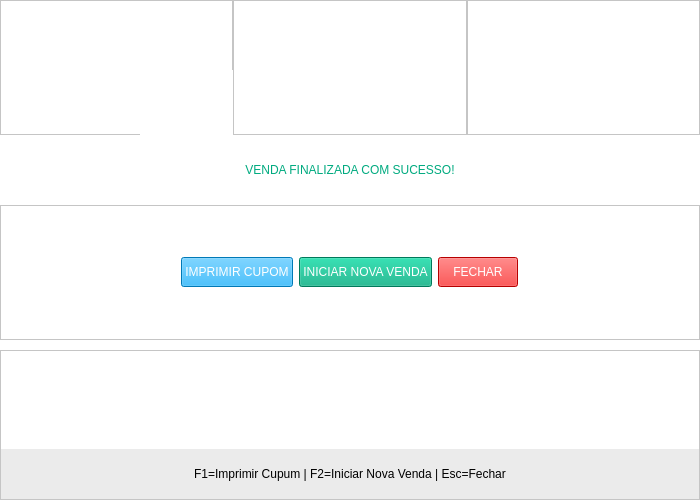
<?xml version="1.0" encoding="UTF-8"?>
<ui version="4.0">
 <class>MainWindow</class>
 <widget class="QMainWindow" name="MainWindow">
  <property name="geometry">
   <rect>
    <x>0</x>
    <y>0</y>
    <width>700</width>
    <height>500</height>
   </rect>
  </property>
  <property name="minimumSize">
   <size>
    <width>700</width>
    <height>500</height>
   </size>
  </property>
  <property name="maximumSize">
   <size>
    <width>1100</width>
    <height>500</height>
   </size>
  </property>
  <property name="windowTitle">
   <string>MainWindow</string>
  </property>
  <property name="styleSheet">
   <string notr="true">background-color: rgb(240, 240, 240);</string>
  </property>
  <widget class="QWidget" name="centralwidget">
   <property name="minimumSize">
    <size>
     <width>700</width>
     <height>0</height>
    </size>
   </property>
   <layout class="QVBoxLayout" name="verticalLayout">
    <property name="leftMargin">
     <number>0</number>
    </property>
    <property name="topMargin">
     <number>0</number>
    </property>
    <property name="rightMargin">
     <number>0</number>
    </property>
    <property name="bottomMargin">
     <number>0</number>
    </property>
    <item>
     <widget class="QFrame" name="frame">
      <property name="styleSheet">
       <string notr="true">background-color: rgb(255, 255, 255);</string>
      </property>
      <property name="frameShape">
       <enum>QFrame::NoFrame</enum>
      </property>
      <property name="frameShadow">
       <enum>QFrame::Raised</enum>
      </property>
      <layout class="QVBoxLayout" name="verticalLayout_3">
       <property name="spacing">
        <number>10</number>
       </property>
       <property name="leftMargin">
        <number>0</number>
       </property>
       <property name="topMargin">
        <number>0</number>
       </property>
       <property name="rightMargin">
        <number>0</number>
       </property>
       <property name="bottomMargin">
        <number>0</number>
       </property>
       <item>
        <widget class="QFrame" name="frame_2">
         <property name="styleSheet">
          <string notr="true">background-color: rgb(255, 255, 255);</string>
         </property>
         <property name="frameShape">
          <enum>QFrame::NoFrame</enum>
         </property>
         <property name="frameShadow">
          <enum>QFrame::Raised</enum>
         </property>
         <layout class="QGridLayout" name="gridLayout">
          <property name="leftMargin">
           <number>0</number>
          </property>
          <property name="topMargin">
           <number>0</number>
          </property>
          <property name="rightMargin">
           <number>0</number>
          </property>
          <property name="bottomMargin">
           <number>0</number>
          </property>
          <property name="spacing">
           <number>0</number>
          </property>
          <item row="0" column="0">
           <widget class="QFrame" name="frame_9">
            <property name="frameShape">
             <enum>QFrame::StyledPanel</enum>
            </property>
            <property name="frameShadow">
             <enum>QFrame::Raised</enum>
            </property>
            <widget class="QLabel" name="Lb_Imagem">
             <property name="geometry">
              <rect>
               <x>140</x>
               <y>70</y>
               <width>700</width>
               <height>336</height>
              </rect>
             </property>
             <property name="text">
              <string/>
             </property>
             <property name="textFormat">
              <enum>Qt::AutoText</enum>
             </property>
             <property name="pixmap">
              <pixmap>../../img/VENDA.png</pixmap>
             </property>
             <property name="scaledContents">
              <bool>false</bool>
             </property>
             <property name="alignment">
              <set>Qt::AlignCenter</set>
             </property>
             <property name="wordWrap">
              <bool>false</bool>
             </property>
             <property name="margin">
              <number>0</number>
             </property>
             <property name="openExternalLinks">
              <bool>false</bool>
             </property>
             <property name="textInteractionFlags">
              <set>Qt::NoTextInteraction</set>
             </property>
            </widget>
           </widget>
          </item>
          <item row="0" column="1">
           <widget class="QFrame" name="frame_10">
            <property name="frameShape">
             <enum>QFrame::StyledPanel</enum>
            </property>
            <property name="frameShadow">
             <enum>QFrame::Raised</enum>
            </property>
            <layout class="QGridLayout" name="gridLayout_4">
             <item row="0" column="0">
              <widget class="QLabel" name="Lb_Imagem_2">
               <property name="text">
                <string/>
               </property>
               <property name="textFormat">
                <enum>Qt::AutoText</enum>
               </property>
               <property name="pixmap">
                <pixmap>../../img/VENDA.png</pixmap>
               </property>
               <property name="scaledContents">
                <bool>false</bool>
               </property>
               <property name="alignment">
                <set>Qt::AlignCenter</set>
               </property>
               <property name="wordWrap">
                <bool>false</bool>
               </property>
               <property name="margin">
                <number>0</number>
               </property>
               <property name="openExternalLinks">
                <bool>false</bool>
               </property>
               <property name="textInteractionFlags">
                <set>Qt::NoTextInteraction</set>
               </property>
              </widget>
             </item>
            </layout>
           </widget>
          </item>
          <item row="0" column="2">
           <widget class="QFrame" name="frame_11">
            <property name="frameShape">
             <enum>QFrame::StyledPanel</enum>
            </property>
            <property name="frameShadow">
             <enum>QFrame::Raised</enum>
            </property>
           </widget>
          </item>
         </layout>
        </widget>
       </item>
       <item>
        <widget class="QFrame" name="frame_3">
         <property name="maximumSize">
          <size>
           <width>16777215</width>
           <height>50</height>
          </size>
         </property>
         <property name="frameShape">
          <enum>QFrame::NoFrame</enum>
         </property>
         <property name="frameShadow">
          <enum>QFrame::Raised</enum>
         </property>
         <layout class="QGridLayout" name="gridLayout_2">
          <property name="leftMargin">
           <number>0</number>
          </property>
          <property name="topMargin">
           <number>0</number>
          </property>
          <property name="rightMargin">
           <number>0</number>
          </property>
          <property name="bottomMargin">
           <number>0</number>
          </property>
          <property name="spacing">
           <number>0</number>
          </property>
          <item row="0" column="0">
           <widget class="QLabel" name="label">
            <property name="styleSheet">
             <string notr="true">background-color: rgb(255, 255, 255);
font: 57 italic 12pt &quot;Roboto&quot;;
color: rgb(0, 170, 127);</string>
            </property>
            <property name="text">
             <string>VENDA FINALIZADA COM SUCESSO!</string>
            </property>
            <property name="alignment">
             <set>Qt::AlignCenter</set>
            </property>
           </widget>
          </item>
         </layout>
        </widget>
       </item>
       <item>
        <widget class="QFrame" name="frame_4">
         <property name="frameShape">
          <enum>QFrame::NoFrame</enum>
         </property>
         <property name="frameShadow">
          <enum>QFrame::Raised</enum>
         </property>
         <layout class="QHBoxLayout" name="horizontalLayout">
          <property name="spacing">
           <number>0</number>
          </property>
          <property name="leftMargin">
           <number>0</number>
          </property>
          <property name="topMargin">
           <number>0</number>
          </property>
          <property name="rightMargin">
           <number>0</number>
          </property>
          <property name="bottomMargin">
           <number>0</number>
          </property>
          <item>
           <widget class="QFrame" name="frame_7">
            <property name="styleSheet">
             <string notr="true">background-color: rgb(255, 255, 255);</string>
            </property>
            <property name="frameShape">
             <enum>QFrame::StyledPanel</enum>
            </property>
            <property name="frameShadow">
             <enum>QFrame::Raised</enum>
            </property>
            <layout class="QVBoxLayout" name="verticalLayout_2">
             <property name="spacing">
              <number>0</number>
             </property>
             <property name="leftMargin">
              <number>0</number>
             </property>
             <property name="topMargin">
              <number>0</number>
             </property>
             <property name="rightMargin">
              <number>0</number>
             </property>
             <property name="bottomMargin">
              <number>0</number>
             </property>
             <item>
              <widget class="QFrame" name="frame_5">
               <property name="minimumSize">
                <size>
                 <width>0</width>
                 <height>50</height>
                </size>
               </property>
               <property name="frameShape">
                <enum>QFrame::NoFrame</enum>
               </property>
               <property name="frameShadow">
                <enum>QFrame::Raised</enum>
               </property>
               <layout class="QHBoxLayout" name="horizontalLayout_2">
                <item>
                 <spacer name="horizontalSpacer_2">
                  <property name="orientation">
                   <enum>Qt::Horizontal</enum>
                  </property>
                  <property name="sizeHint" stdset="0">
                   <size>
                    <width>332</width>
                    <height>20</height>
                   </size>
                  </property>
                 </spacer>
                </item>
                <item>
                 <widget class="QPushButton" name="Bt_Imprimir">
                  <property name="minimumSize">
                   <size>
                    <width>0</width>
                    <height>30</height>
                   </size>
                  </property>
                  <property name="styleSheet">
                   <string notr="true">background-color: rgb(0, 170, 255);
font: 75 10pt &quot;Arial&quot;;
color: rgb(255, 255, 255);</string>
                  </property>
                  <property name="text">
                   <string>IMPRIMIR CUPOM</string>
                  </property>
                 </widget>
                </item>
                <item>
                 <widget class="QPushButton" name="Bt_NovaVenda">
                  <property name="minimumSize">
                   <size>
                    <width>0</width>
                    <height>30</height>
                   </size>
                  </property>
                  <property name="styleSheet">
                   <string notr="true">background-color: rgb(0, 170, 127);
font: 75 10pt &quot;Arial&quot;;
color: rgb(255, 255, 255);</string>
                  </property>
                  <property name="text">
                   <string>INICIAR NOVA VENDA</string>
                  </property>
                 </widget>
                </item>
                <item>
                 <widget class="QPushButton" name="Bt_Cancela_venda">
                  <property name="minimumSize">
                   <size>
                    <width>0</width>
                    <height>30</height>
                   </size>
                  </property>
                  <property name="styleSheet">
                   <string notr="true">background-color: rgb(255, 0, 0);
font: 75 10pt &quot;Arial&quot;;
color: rgb(255, 255, 255);</string>
                  </property>
                  <property name="text">
                   <string>FECHAR</string>
                  </property>
                 </widget>
                </item>
                <item>
                 <spacer name="horizontalSpacer">
                  <property name="orientation">
                   <enum>Qt::Horizontal</enum>
                  </property>
                  <property name="sizeHint" stdset="0">
                   <size>
                    <width>332</width>
                    <height>20</height>
                   </size>
                  </property>
                 </spacer>
                </item>
               </layout>
              </widget>
             </item>
            </layout>
           </widget>
          </item>
         </layout>
        </widget>
       </item>
       <item>
        <widget class="QFrame" name="frame_8">
         <property name="maximumSize">
          <size>
           <width>16777215</width>
           <height>150</height>
          </size>
         </property>
         <property name="styleSheet">
          <string notr="true">background-color: rgb(255, 255, 255);</string>
         </property>
         <property name="frameShape">
          <enum>QFrame::StyledPanel</enum>
         </property>
         <property name="frameShadow">
          <enum>QFrame::Raised</enum>
         </property>
         <layout class="QVBoxLayout" name="verticalLayout_4">
          <property name="leftMargin">
           <number>0</number>
          </property>
          <property name="topMargin">
           <number>0</number>
          </property>
          <property name="rightMargin">
           <number>0</number>
          </property>
          <property name="bottomMargin">
           <number>0</number>
          </property>
          <item>
           <spacer name="verticalSpacer">
            <property name="orientation">
             <enum>Qt::Vertical</enum>
            </property>
            <property name="sizeHint" stdset="0">
             <size>
              <width>20</width>
              <height>89</height>
             </size>
            </property>
           </spacer>
          </item>
          <item>
           <widget class="QFrame" name="frame_6">
            <property name="minimumSize">
             <size>
              <width>0</width>
              <height>50</height>
             </size>
            </property>
            <property name="styleSheet">
             <string notr="true">background-color: rgb(235, 235, 235);</string>
            </property>
            <property name="frameShape">
             <enum>QFrame::NoFrame</enum>
            </property>
            <property name="frameShadow">
             <enum>QFrame::Raised</enum>
            </property>
            <layout class="QGridLayout" name="gridLayout_3">
             <property name="leftMargin">
              <number>0</number>
             </property>
             <property name="topMargin">
              <number>0</number>
             </property>
             <property name="rightMargin">
              <number>0</number>
             </property>
             <property name="bottomMargin">
              <number>0</number>
             </property>
             <property name="spacing">
              <number>0</number>
             </property>
             <item row="0" column="0">
              <widget class="QLabel" name="label_3">
               <property name="styleSheet">
                <string notr="true">font: 75 12pt &quot;MS Shell Dlg 2&quot;;</string>
               </property>
               <property name="text">
                <string>F1=Imprimir Cupum | F2=Iniciar Nova Venda | Esc=Fechar</string>
               </property>
               <property name="alignment">
                <set>Qt::AlignCenter</set>
               </property>
              </widget>
             </item>
            </layout>
           </widget>
          </item>
         </layout>
        </widget>
       </item>
      </layout>
     </widget>
    </item>
   </layout>
  </widget>
 </widget>
 <resources/>
 <connections/>
</ui>
